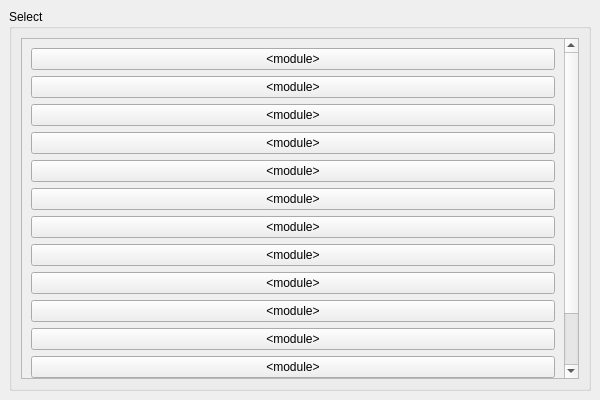
<?xml version="1.0" encoding="UTF-8"?>
<ui version="4.0">
 <class>MainWindow</class>
 <widget class="QMainWindow" name="MainWindow">
  <property name="geometry">
   <rect>
    <x>0</x>
    <y>0</y>
    <width>600</width>
    <height>400</height>
   </rect>
  </property>
  <property name="maximumSize">
   <size>
    <width>600</width>
    <height>400</height>
   </size>
  </property>
  <property name="windowTitle">
   <string>Design</string>
  </property>
  <property name="windowIcon">
   <iconset>
    <normaloff>logo_transparent_enlarged.png</normaloff>logo_transparent_enlarged.png</iconset>
  </property>
  <widget class="QWidget" name="centralwidget">
   <layout class="QVBoxLayout" name="verticalLayout">
    <item>
     <widget class="QGroupBox" name="groupBox">
      <property name="maximumSize">
       <size>
        <width>600</width>
        <height>400</height>
       </size>
      </property>
      <property name="title">
       <string>Select</string>
      </property>
      <layout class="QVBoxLayout" name="verticalLayout_3">
       <item>
        <widget class="QScrollArea" name="scrollArea">
         <property name="maximumSize">
          <size>
           <width>600</width>
           <height>400</height>
          </size>
         </property>
         <property name="widgetResizable">
          <bool>true</bool>
         </property>
         <widget class="QWidget" name="scrollAreaWidgetContents">
          <property name="geometry">
           <rect>
            <x>0</x>
            <y>0</y>
            <width>543</width>
            <height>418</height>
           </rect>
          </property>
          <layout class="QVBoxLayout" name="verticalLayout_2">
           <item>
            <widget class="QPushButton" name="pushButton_2">
             <property name="text">
              <string>&lt;module&gt;</string>
             </property>
            </widget>
           </item>
           <item>
            <widget class="QPushButton" name="pushButton_3">
             <property name="text">
              <string>&lt;module&gt;</string>
             </property>
            </widget>
           </item>
           <item>
            <widget class="QPushButton" name="pushButton_6">
             <property name="text">
              <string>&lt;module&gt;</string>
             </property>
            </widget>
           </item>
           <item>
            <widget class="QPushButton" name="pushButton_8">
             <property name="text">
              <string>&lt;module&gt;</string>
             </property>
            </widget>
           </item>
           <item>
            <widget class="QPushButton" name="pushButton_11">
             <property name="text">
              <string>&lt;module&gt;</string>
             </property>
            </widget>
           </item>
           <item>
            <widget class="QPushButton" name="pushButton_12">
             <property name="text">
              <string>&lt;module&gt;</string>
             </property>
            </widget>
           </item>
           <item>
            <widget class="QPushButton" name="pushButton_14">
             <property name="text">
              <string>&lt;module&gt;</string>
             </property>
            </widget>
           </item>
           <item>
            <widget class="QPushButton" name="pushButton_13">
             <property name="text">
              <string>&lt;module&gt;</string>
             </property>
            </widget>
           </item>
           <item>
            <widget class="QPushButton" name="pushButton_10">
             <property name="text">
              <string>&lt;module&gt;</string>
             </property>
            </widget>
           </item>
           <item>
            <widget class="QPushButton" name="pushButton_9">
             <property name="text">
              <string>&lt;module&gt;</string>
             </property>
            </widget>
           </item>
           <item>
            <widget class="QPushButton" name="pushButton_7">
             <property name="text">
              <string>&lt;module&gt;</string>
             </property>
            </widget>
           </item>
           <item>
            <widget class="QPushButton" name="pushButton_5">
             <property name="text">
              <string>&lt;module&gt;</string>
             </property>
            </widget>
           </item>
           <item>
            <widget class="QPushButton" name="pushButton_4">
             <property name="text">
              <string>&lt;module&gt;</string>
             </property>
            </widget>
           </item>
           <item>
            <widget class="QPushButton" name="pushButton">
             <property name="text">
              <string>&lt;module&gt;</string>
             </property>
            </widget>
           </item>
          </layout>
         </widget>
        </widget>
       </item>
      </layout>
     </widget>
    </item>
   </layout>
  </widget>
 </widget>
 <resources/>
 <connections/>
</ui>
